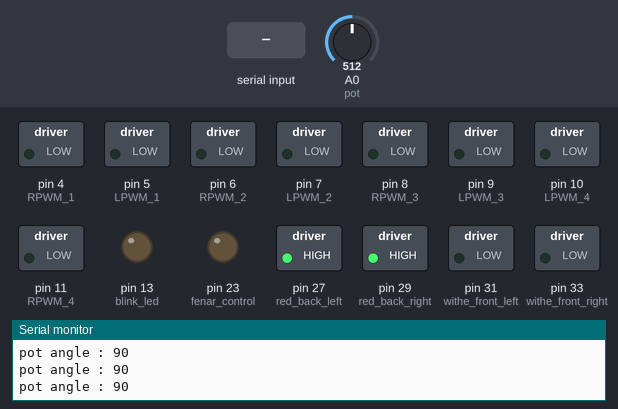
A sketch run on a simulated Arduino Mega 2560, built with avr-gcc and run on an emulated ATmega2560. Parts: switched loads named in the sketch (green lamp = pin HIGH), output pins drawn as LEDs (lit = HIGH), the last lines printed to the serial monitor. Inputs (shaded band) come from the test bench; at power-on: A0 (pot) = 512.

Above: at 1.7 s.
1.8 s: "90,45,200\n" received over Serial
At 2.4 s:
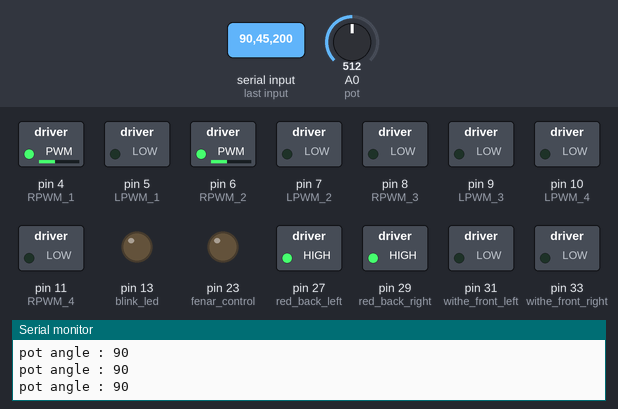
3.3 s: "90,45,200,10\n" received over Serial
At 3.7 s:
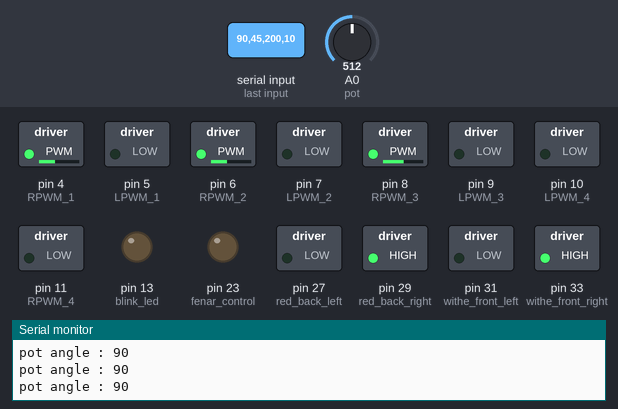
4.8 s: "30,150,10\n" received over Serial
At 6.0 s:
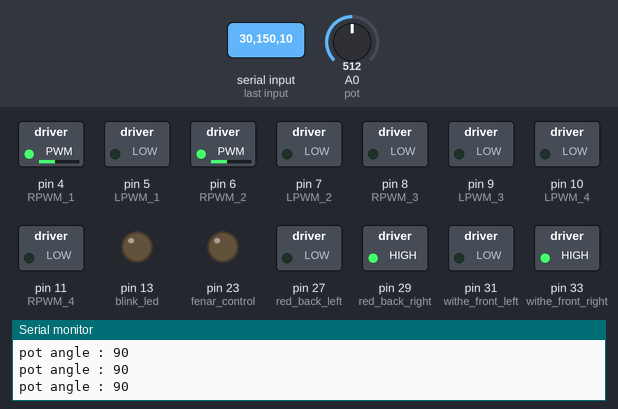
6.3 s: A0 (pot) set to 552
9.3 s: A0 (pot) set to 577
10.8 s: ",\n" received over Serial
At 11.4 s:
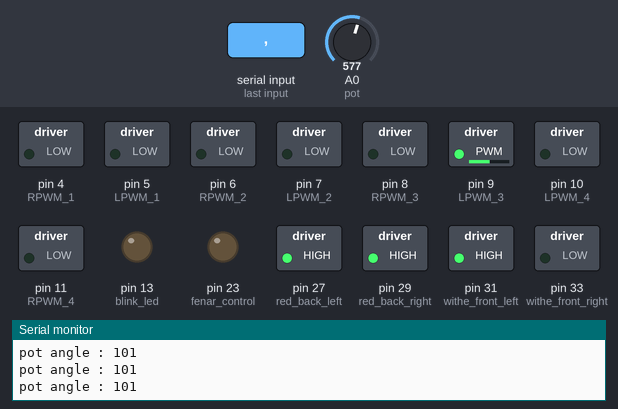
Timing chart, 0 to 13.3 s (numbered marks = the images above; inputs shaded):
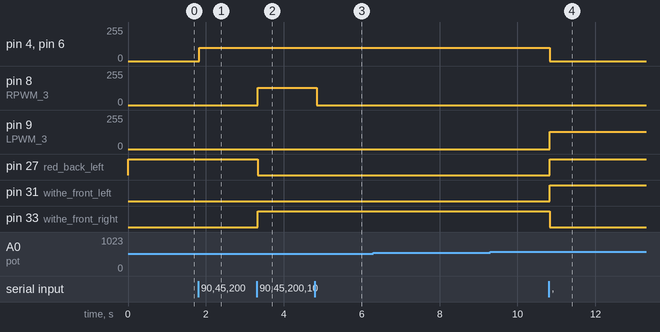

The sketch:

mfx1_controled_by_rampage_over_udp.ino
```cpp
String inputString = "";   // A String to hold incoming data
bool stringComplete = false;  // Whether the string is complete

float axis0,axis1,axis2,axis3;
int hat0_0,hat0_1,button1, button2, button3,button4, button5, button6;
int button7,button8, button9, button10, button11, button12;

int Speed = 0;

//ledler
int fenar_control = 23;

int red_back_left = 27;
int red_back_right = 29;

int withe_front_left = 31;
int withe_front_right = 33;
//motors
//right wheel
#define RPWM_1 4
#define LPWM_1 5
//left_wheel
#define RPWM_2 6
#define LPWM_2 7

//direction motor
#define RPWM_3 8
#define LPWM_3 9

//cultivator motor
#define RPWM_4 11
#define LPWM_4 10

#define pot A0

int cul_switch_up = 24;
int cul_switch_down = 22;
int cul_switch_up_val,cul_switch_down_val;

int pot_angle;
int turn_speed = 130;
int angle_toleranse = 5;
int center_angle = 94;
int max_turn_left_angle = 0;
int max_turn_right_angle = 143;

int cultivator_speed = 80;

int desired_angle;

int blink_led = 13;

int linear_vel_motor= 65;
int cultivator_motor_speed = 100;


void setup(){
  Serial.begin(9600);
  //ledler
 pinMode(fenar_control,OUTPUT);
 pinMode(red_back_left,OUTPUT);
 pinMode(red_back_right,OUTPUT);
 pinMode(withe_front_left,OUTPUT);
 pinMode(withe_front_right,OUTPUT);

  // Set motor connections as outputs
  pinMode(RPWM_1, OUTPUT);
  pinMode(LPWM_1, OUTPUT);
  pinMode(RPWM_2, OUTPUT);
  pinMode(LPWM_2, OUTPUT);
  pinMode(RPWM_3, OUTPUT);
  pinMode(LPWM_3, OUTPUT);
  pinMode(RPWM_4, OUTPUT);
  pinMode(LPWM_4, OUTPUT);

  //culivator_switch
  pinMode(cul_switch_up,INPUT_PULLUP);
  pinMode(cul_switch_down,INPUT_PULLUP);

  // Stop motors
  stoppe();
  stoppe_cul();
  stoppedirmot();
  direction_motor_calibration();
  delay(500);
  pinMode(blink_led,OUTPUT);

}

void loop() {
  //read_pot_angle();
read_pot_angle();
 // Process serial input when a full string has been received ************ joystick command **
  if (stringComplete) {
    inputString.trim();  // Remove any extra whitespace or newline

    processInput(inputString);
    //lcd_print_commad();
    control_with_command();

    inputString = "";  // Clear the string
    stringComplete = false;
  }

}

void serialEvent() {
  while (Serial.available()) {
    char inChar = (char)Serial.read();
    inputString += inChar;
    if (inChar == '\n') {
      stringComplete = true;
    }
  }
}

void processInput(String data) {
  // Split the data by commas
  String commands[18];
  int index = 0;
  int lastIndex = 0;
  for (int i = 0; i < data.length(); i++) {
    if (data[i] == ',') {
      commands[index++] = data.substring(lastIndex, i);
      lastIndex = i + 1;
    }
  }
  commands[index] = data.substring(lastIndex);

  // Use the received data and map it with joystick touch
  axis0 = commands[0].toFloat();
  axis1 = commands[1].toFloat();
  axis2 = commands[2].toFloat();
  axis3 = commands[3].toFloat();

  hat0_0 = commands[4].toInt();
  hat0_1 = commands[5].toInt();

  button1 = commands[6].toInt();
  button2 = commands[7].toInt();
  button3 = commands[8].toInt();
  button4 = commands[9].toInt();
  button5 = commands[10].toInt();
  button6 = commands[11].toInt();
  button7 = commands[12].toInt();
  button8 = commands[13].toInt();
  button9 = commands[14].toInt();
  button10 = commands[15].toInt();
  button11 = commands[16].toInt();
  button12 = commands[17].toInt();
}

//funtion that use command data to control led can be modify with another hardware like motor ...
void control_with_command(){
  int Speed = 100;
  if(axis1 < -0.5 ){ //ilere
    Forward(Speed);
    //Serial.print("komut : ");Serial.print("ilere");
  }
  else if(axis1 > 0.5){ //geri
    Back(Speed);
    //Serial.print("komut : ");Serial.print("geri");
  }
  else{
    stoppe();
    //Serial.print(" komut : ");Serial.print("dur");
  }
//------------------------------------------------------------direction
  if(axis3 > 0.5 ){ //right
    turn_desired_angle(max_turn_right_angle);
    Serial.println(" sag");
  }
  else if(axis3 < -0.5){ //left
    turn_desired_angle(max_turn_left_angle);
    Serial.println(" sol");
  }
  else if(axis3 < 0.5 && axis3 > -0.5){
    turn_desired_angle(center_angle);
    Serial.println(" duz");
  }
  //-------------------------------------------------------------cultivator
  if(hat0_1==1){
    cultivator_UP(cultivator_speed);
  }
  else if(hat0_1==-1){
    cultivator_Down(cultivator_speed);
  }
  else{
    stoppe_cul();
  }
}


void Forward(int Speed){
  //motor forward direction
  analogWrite(RPWM_1, LOW);
  analogWrite(LPWM_1, Speed);
  digitalWrite(RPWM_2, LOW);
  analogWrite(LPWM_2, Speed);
   digitalWrite(red_back_left,0);
 digitalWrite(red_back_right,0);
 digitalWrite(withe_front_left,1);
 digitalWrite(withe_front_right,1);

}

void Back(int Speed){
  //motor back direction
  analogWrite(RPWM_1, Speed);
  analogWrite(LPWM_1, LOW);
  analogWrite(RPWM_2, Speed);
  digitalWrite(LPWM_2, LOW);

}
void stoppe(){
  // Stop motors
analogWrite(RPWM_1, 0);
analogWrite(LPWM_1, 0);
analogWrite(RPWM_2, 0);
analogWrite(LPWM_2, 0);
 digitalWrite(red_back_left,1);
 digitalWrite(red_back_right,1);
  digitalWrite(withe_front_left,0);
 digitalWrite(withe_front_right,0);
}
//cultivator functions
void cultivator_UP(int Speed){
  //cultivator up function
  cul_switch_up_val = digitalRead(cul_switch_up);
  if(cul_switch_up_val == 0){
    analogWrite(RPWM_4, 0);
    analogWrite(LPWM_4, 0);
  }
  else{
    analogWrite(RPWM_4, LOW);
    analogWrite(LPWM_4, Speed);
  }
  //Serial.print("komut : ");Serial.println("çapalama yukarı hareket");
}

void cultivator_Down(int Speed){
  //cultivator down function
  cul_switch_down_val  = digitalRead(cul_switch_down);
  if(cul_switch_down_val == 0){
    analogWrite(RPWM_4, 0);
    analogWrite(LPWM_4, 0);
  }
  else{
    analogWrite(RPWM_4, Speed);
    analogWrite(LPWM_4, LOW);
  }
  //Serial.print("komut : ");Serial.println("çapalama asağa hareket");
}

void stoppe_cul(){
  // Stop motors
analogWrite(RPWM_4, 0);
analogWrite(LPWM_4, 0);
//Serial.print("komut : ");Serial.println("çapalama stop");
}

// direction motor

//turn left function
void Left(int Speed){
  analogWrite(RPWM_3, LOW);
  analogWrite(LPWM_3, Speed);
   digitalWrite(red_back_left,1);
 digitalWrite(red_back_right,10);
  digitalWrite(withe_front_left,1);
 digitalWrite(withe_front_right,0);
}

//turn right function
void Right(int Speed){
  analogWrite(RPWM_3, Speed);
  analogWrite(LPWM_3, LOW);
   digitalWrite(red_back_left,0);
 digitalWrite(red_back_right,1);
  digitalWrite(withe_front_left,0);
 digitalWrite(withe_front_right,1);
}

//direction motor stop function
void stoppedirmot(){
analogWrite(RPWM_3, 0);
analogWrite(LPWM_3, 0);
}
//read pot angle for debugging

void read_pot_angle(){
  int pot_val= analogRead(pot);
  pot_angle = map(pot_val,0,1024,0,180);
  //Serial.print("pot value : ");Serial.println(pot_val);
  Serial.print("pot angle : ");Serial.println(pot_angle);

}

//turn to desired angle

void turn_desired_angle(int desired_angle){
pot_angle = map(analogRead(pot),0,1024,0,180);

if(pot_angle > (desired_angle+ angle_toleranse)){
  Left(turn_speed);
}
else if(pot_angle < (desired_angle- angle_toleranse)){
  Right(turn_speed);
}
else{
  stoppedirmot();
}
}


//direction motor calibration

void direction_motor_calibration(){
pot_angle = map(analogRead(pot),0,1024,0,180);
do{
  pot_angle = map(analogRead(pot),0,1024,0,180);

if(pot_angle > (center_angle+angle_toleranse)){
  Left(turn_speed);
}
else if(pot_angle< (center_angle-angle_toleranse)){
  Right(turn_speed);
}
else{
  stoppedirmot();
  break;
}
}while(pot_angle < (center_angle-angle_toleranse) || pot_angle>(center_angle+angle_toleranse));
}

//ledler
void dortluk(){
 digitalWrite(red_back_left,0);
 digitalWrite(red_back_right,0);
 digitalWrite(withe_front_left,0);
 digitalWrite(withe_front_right,0);
 delay(100);
 digitalWrite(red_back_left,1);
 digitalWrite(red_back_right,1);
 digitalWrite(withe_front_left,1);
 digitalWrite(withe_front_right,1);
 delay(100);
 Serial.print("komut : ");Serial.println("dortluk");
}
```

Measured:
- after the input at 1.8 s, pin 4 (RPWM_1), pin 6 (RPWM_2): 0/255 → 100/255 at once
- after the input at 3.3 s, pin 8 (RPWM_3): 0/255 → 130/255 at once; pin 27 (red_back_left): HIGH → LOW at once; pin 33 (withe_front_right): LOW → HIGH at once
- after the input at 4.8 s, pin 8 (RPWM_3): 130/255 → 0/255 at once
- after the input at 10.8 s, pin 4 (RPWM_1), pin 6 (RPWM_2): 100/255 → 0/255 at once; pin 9 (LPWM_3): 0/255 → 130/255 at once; pin 27 (red_back_left), pin 31 (withe_front_left): LOW → HIGH at once; pin 33 (withe_front_right): HIGH → LOW at once
